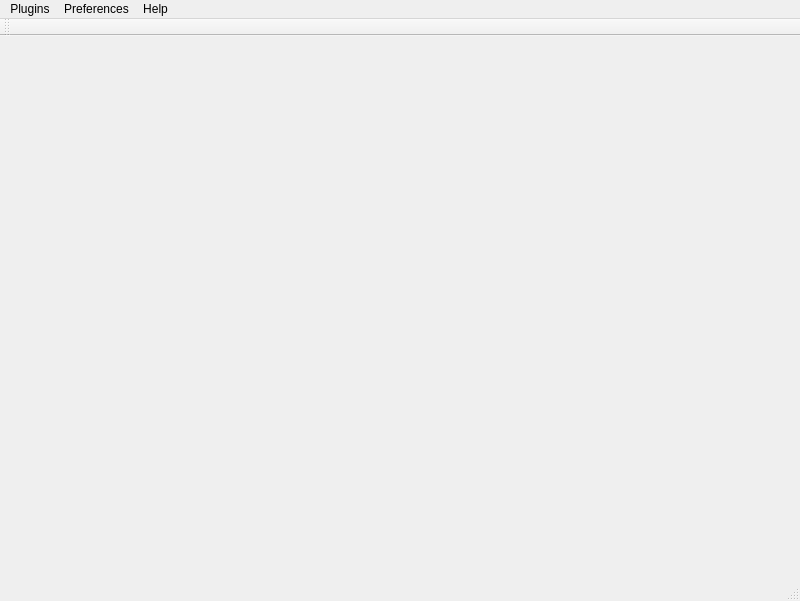
<?xml version="1.0" encoding="UTF-8"?>
<ui version="4.0">
 <class>MainWindow</class>
 <widget class="QMainWindow" name="MainWindow">
  <property name="geometry">
   <rect>
    <x>0</x>
    <y>0</y>
    <width>800</width>
    <height>601</height>
   </rect>
  </property>
  <property name="windowTitle">
   <string>hamster</string>
  </property>
  <widget class="QWidget" name="centralwidget">
   <layout class="QGridLayout" name="gridLayout">
    <item row="0" column="0">
     <layout class="QGridLayout" name="gridLayout_default"/>
    </item>
   </layout>
  </widget>
  <widget class="QMenuBar" name="menubar">
   <property name="geometry">
    <rect>
     <x>0</x>
     <y>0</y>
     <width>800</width>
     <height>23</height>
    </rect>
   </property>
   <widget class="QMenu" name="menuHelp">
    <property name="title">
     <string>Help</string>
    </property>
    <addaction name="actionAbout"/>
   </widget>
   <widget class="QMenu" name="menuPlugins">
    <property name="title">
     <string>Plugins</string>
    </property>
    <addaction name="actionEditors"/>
    <addaction name="separator"/>
   </widget>
   <widget class="QMenu" name="menuPreferences">
    <property name="title">
     <string>Preferences</string>
    </property>
    <addaction name="actionSettings"/>
   </widget>
   <addaction name="menuPlugins"/>
   <addaction name="menuPreferences"/>
   <addaction name="menuHelp"/>
  </widget>
  <widget class="QStatusBar" name="statusbar"/>
  <widget class="QToolBar" name="toolBar">
   <property name="windowTitle">
    <string>toolBar</string>
   </property>
   <attribute name="toolBarArea">
    <enum>TopToolBarArea</enum>
   </attribute>
   <attribute name="toolBarBreak">
    <bool>false</bool>
   </attribute>
  </widget>
  <action name="actionListWindows">
   <property name="text">
    <string>ListWindows</string>
   </property>
  </action>
  <action name="actionEditors">
   <property name="text">
    <string>Editors</string>
   </property>
  </action>
  <action name="actionAbout">
   <property name="text">
    <string>About</string>
   </property>
  </action>
  <action name="actionTools">
   <property name="text">
    <string>Tools</string>
   </property>
  </action>
  <action name="actionSettings">
   <property name="text">
    <string>Settings</string>
   </property>
  </action>
 </widget>
 <resources/>
 <connections/>
</ui>
